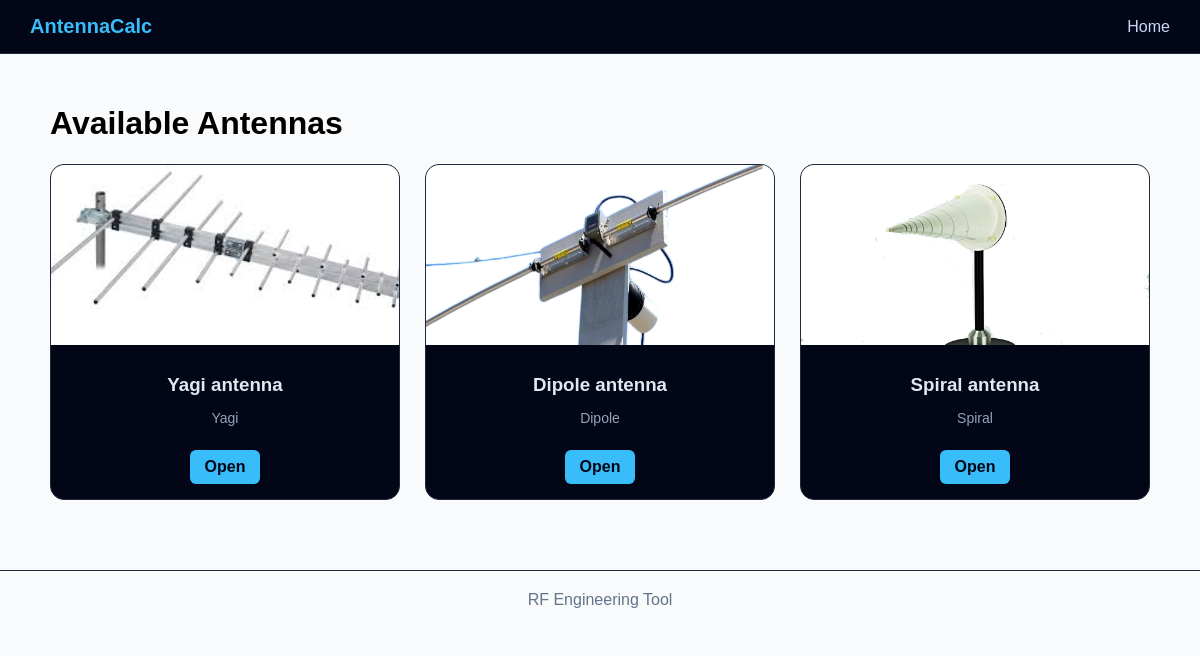
Page /antennacalc/ on the committed database.
### antennas/models.py (models this page shows, shortened)
class Antenna(models.Model):
    ANTENNA_TYPES = [
        ('yagi', "Yagi"),
        ('dipole', 'Dipole'),
        ('spiral', 'Spiral'),
    ]
    name = models.CharField(max_length=100)
    type = models.CharField(max_length=20, choices=ANTENNA_TYPES)
    detail = models.TextField()
    image = models.ImageField(upload_to='images/', null=True, blank=True)
    def get_absolute_url(self):
        return reverse('antennas:antenna_detail', args=[self.id])

### antennas/views.py (the view)
# urls.py: path('', views.antennas_list, name='antennas_list'),
def antennas_list(request):
    antennas = Antenna.objects.all()
    return render(
        request,
        'antennas/list.html',
        {'antennas': antennas}
    )

### antennas/templates/antennas/list.html (shortened to what this page needs)
{% extends "antennas/base.html" %}
{% block content %}
    <h1>Available Antennas</h1>
    <div class="grid">
        {% for antenna in antennas %}
            <div class="card">
                {% if antenna.image %}
                    <img src="{{ antenna.image.url }}">
                {% else %}
                    <img src="https://via.placeholder.com/300x180">
                {% endif %}
                <div class="card-body">
                    <h3>{{ antenna.name }}</h3>
                    <p>{{ antenna.type|title }}</p>
                    <a href="{{ antenna.get_absolute_url }}">Open</a>
                </div>
            </div>
        {% endfor %}
    </div>
{% endblock %}

### antennas/templates/antennas/base.html (shortened to what this page needs)
<!DOCTYPE html>
<html lang="en">
    <head>
    </head>
    <body>
        <div class="navbar">
            <div class="logo">AntennaCalc</div>
            <div class="nav-links">
                <a href="{% url 'antennas:antennas_list' %}">Home</a>
            </div>
        </div>
        <div class="container">
            {% block content %}{% endblock %}
        </div>
        <div class="footer">RF Engineering Tool</div>
    </body>
</html>

### antennas/templates/antennas/base.html (style rules this page uses)
body { margin: 0; font-family: Arial, sans-serif; background: #f8fafc; color: #e2e8f0; }
a { text-decoration: none; color: inherit; }
.navbar { background: #020617; padding: 15px 30px; display: flex; justify-content: space-between; align-items: center; border-bottom: 1px solid #1e293b; }
.logo { font-size: 20px; font-weight: bold; color: #38bdf8; }
.nav-links a { margin-left: 20px; color: #cbd5f5; transition: 0.2s; }
h1 { color: #000000; }
.container { max-width: 1100px; margin: auto; padding: 30px; }
.footer { text-align: center; padding: 20px; border-top: 1px solid #1e293b; color: #64748b; margin-top: 40px; }

### antennas/templates/antennas/list.html (style rules this page uses)
.grid { display: grid; grid-template-columns: repeat(auto-fit, minmax(250px, 1fr)); gap: 25px; }
.card { background: #020617; border: 1px solid #1e293b; border-radius: 14px; overflow: hidden; transition: 0.25s; text-align: center; }
.card img { width: 100%; height: 180px; object-fit: cover; }
.card-body { padding: 15px; }
.card h3 { margin: 10px 0; }
.card p { font-size: 14px; color: #94a3b8; }
.card a { display: inline-block; margin-top: 10px; padding: 8px 15px; background: #38bdf8; color: #020617; border-radius: 6px; font-weight: bold; transition: 0.2s; }

### rows in the picture
Antenna: image (picture), name "Yagi antenna", type "Yagi"
Antenna: image (picture), name "Dipole antenna", type "Dipole"
Antenna: image (picture), name "Spiral antenna", type "Spiral"
